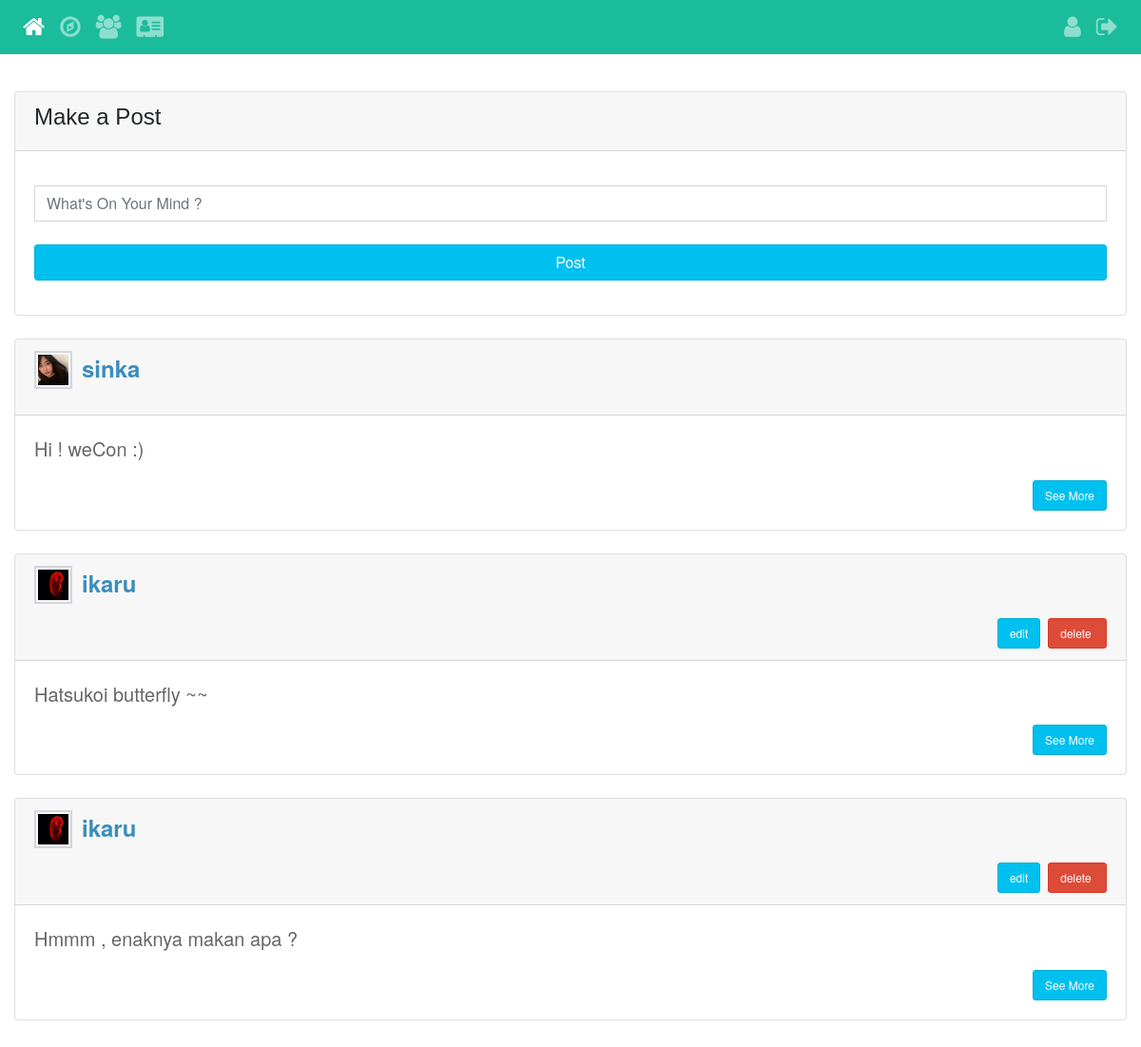
The page /index.php (signed in) on the database its author committed.
### tables this page shows
CREATE TABLE `status` (
  `s_id` int(11) NOT NULL,
  `user_id` int(11) NOT NULL,
  `status_time` timestamp NOT NULL DEFAULT current_timestamp() ON UPDATE current_timestamp(),
  `status_content` text NOT NULL
);

CREATE TABLE `user` (
  `id` int(11) NOT NULL,
  `username` varchar(30) NOT NULL,
  `password` varchar(30) NOT NULL,
  `email` varchar(30) NOT NULL,
  `picture` text DEFAULT NULL,
  `bio` text DEFAULT NULL,
  `fname` varchar(30) NOT NULL,
  `lname` varchar(30) NOT NULL,
  `role` enum('admin','user') NOT NULL
);

### index.php (the view, shortened to what this page needs)
<?php
include("config.php");
?>
<html>
<head>
    <link rel="stylesheet" href="css/style.css">
    <link rel="stylesheet" href="css/bootstrap.css" />
    <link rel="stylesheet" href="https://cdnjs.cloudflare.com/ajax/libs/font-awesome/4.7.0/css/font-awesome.min.css">
    <link rel="stylesheet" href="css/AdminLTE.min.css">
</head>
<body>
<header>
    <nav class="navbar navbar-expand-md navbar-dark " style="background: #1abc9c;">
        <div class="collapse navbar-collapse row" style="font-size: 25px;">
            <div class="col-10">
                <ul class="navbar-nav">
                    <li class="nav-item active"><a href="index.php" data-toggle="tooltip" title="Home" class="nav-link"><i class="fa fa-home" aria-hidden="true"></i>
                        </a></li>
                    <li class="nav-item"><a href="explore.php"  data-toggle="tooltip" title="Explore" class="nav-link"><i class="fa fa-compass" aria-hidden="true"></i>
                        </a></li>
                    <li class="nav-item"><a href="friend.php" data-toggle="tooltip" title="Friends" class="nav-link"><i class="fa fa-users" aria-hidden="true"></i>
                    </a></li>
                    <?php
                        if ($_SESSION['role']=="admin"){
                            ?>
                            <li class="nav-item"><a href="admin.php"  data-toggle="tooltip" title="Admin"  class="nav-link"><i class="fa fa-address-card" aria-hidden="true"></i>
                                </a></li>
                    <?php
                        }
                    ?>
                </ul>
            </div>
            <div class="col-2">
                <ul class="navbar-nav float-right">
                    <li class="nav-item"><a  href="user.php?username=<?php echo $_SESSION['username']; ?>" data-toggle="tooltip" title="My Account"  class="nav-link"><i class="fa fa-user" aria-hidden="true"></i>
                        </a></li>
                    <li class="nav-item"> <a href="logout.php" data-toggle="tooltip" title="Logout" class="nav-link"><i class="fa fa-sign-out" aria-hidden="true"></i>
                        </a> </li>
                </ul>
            </div>
        </div>
    </nav>
</header>
	<br/>
<div class="content">
    <div class="row">
        <div class="col-12">
            <div class="card">
                <div class="card-header">
                    <h4>Make a Post</h4>
                </div>
                <div class="card-body">
                        <form action="" method="post" enctype="multipart/form-data">
                            <div class="post">
                                <input class="form-control input-sm" type="text" name="status" placeholder="What's On Your Mind ?">
                                <br>
                                <input class="form-control input btn btn-info " type="submit" value="Post" name="submit_post">
                            </div>
                        </form>
                </div>
            </div>
            <br>
            <?php
            $id = $_SESSION['id'];
            $sql = "select s.* , f.f_id , u.* from status s join friend f on f.friend_id = s.user_id join user u on u.id = f.friend_id where f.user_id = $id or s.user_id = $id GROUP BY s.s_id ORDER BY s.status_time DESC
";
            $result = mysqli_query($db,$sql);
            $num_rows = mysqli_num_rows($result);
            if ($num_rows > 0) {
                while ($show = mysqli_fetch_array($result)) {
                    ?>
                    <div class="card">
                        <div class="card-header">
                            <div class="post">
                                <div class="user-block">
                                    <img class="img-circle img-bordered-sm" src="img/<?php echo $show['picture']?>" alt="user image">
                                    <span class="username">
                           <a href="user.php?username=<?php echo $show['username']; ?>" style="font-size: 1.5em;"><?php echo $show['username']; ?> </a>
                        </span>
                                </div>
                            </div>
                            <?php
                            if ($_SESSION['username'] == $show['username']){
                                ?>
                                <a href="delete_post.php?post=<?php echo $show['s_id'];?>" class="text-sm float-right ml-2  btn btn-danger">delete&nbsp;</a>
                                <a href="edit_post.php?post=<?php echo $show['s_id'];?>" class="text-sm float-right btn btn-info ml-2 ">edit</a>
                                <?php
                            }
                            ?>
                        </div>
                        <div class="card-body">
                            <blockquote class="blockquote mb-0">
                                <form action="" method="post" enctype="multipart/form-data">
                                    <div class="post">
                                        <p>
                                            <?php echo $show['status_content']; ?>
                                        </p>
                                        <ul class="list-inline">
                                            <li class="pull-right">
                                                <a href="status_detail.php?s_id=<?php echo $show['s_id']; ?>"
                                                   class="text-sm btn btn-info">See More</a></li>
                                        </ul>
                                    </div>
                                </form>
                            </blockquote>
                        </div>
                    </div>
                    <br>
                    <?php
                }
            }
            ?>
        </div>
    </div>
</div>
</body>
</html>

### css/style.css (style rules this page uses)
body { margin: 0; font-family: 'Lucida Grande', tahoma,verdana,arial,sans-serif; line-height: 1.28; }

### rows shown on the page
status: user.picture (picture), user.username "sinka", status_content "Hi ! weCon :)"
status: user.picture (picture), user.username "ikaru", status_content "Hatsukoi butterfly ~~"
status: user.picture (picture), user.username "ikaru", status_content "Hmmm , enaknya makan apa ?"
